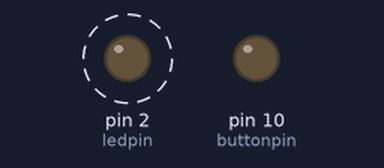
Recording of a sketch running on a simulated Arduino Uno, built with avr-gcc and run on an emulated ATmega328P. Shown: output pins drawn as LEDs (lit = HIGH). Dashed ring = blinking.

Above: at 0.02 s.
Timing chart, 0 to 3.0 s (numbered marks = the images above):
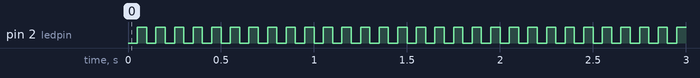

Measured:
- by itself, pin 2 (ledpin): alternates HIGH for 0.05 s and LOW for 0.05 s

The sketch:

timer.ino
```cpp
#include <FlexiTimer2.h>

int ledpin=2;
int buttonpin=10;
void event()
{
    static boolean output=HIGH;
    digitalWrite(ledpin,output);
    output=!output;
}

void setup() {
    pinMode(ledpin,OUTPUT);
    pinMode(buttonpin,OUTPUT);
    FlexiTimer2::set(50,1.0/1000,event);
    FlexiTimer2::start();
}
void loop() {
//    for(int i=0;i<255;i++){
//      analogWrite(ledpin,i);
//      delay(5);
//    }
//    for(int i=255;i>0;i--){
//      analogWrite(ledpin,i);
//      delay(5);
//    }
}
```
